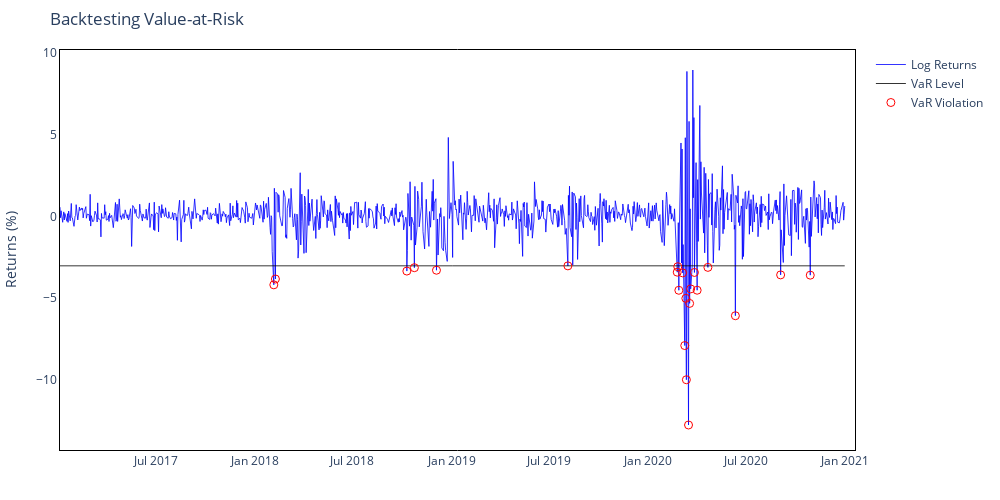
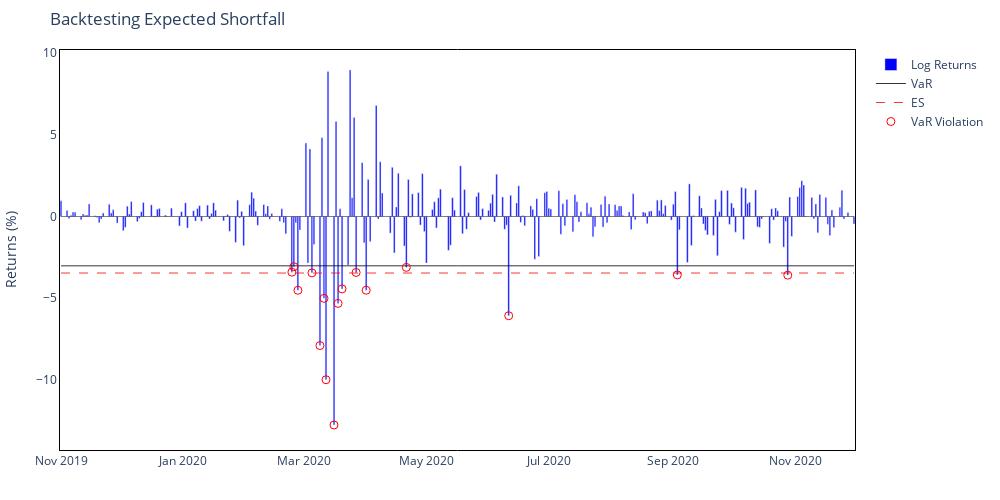

Notebook source saved alongside these figures, in order:
### Markdown cell above
### Parametric VaR

### Code cell
# Apply Parametric VaR model (choose distribution: "normal", "t", or "ged")
param_output, var = BasicVaR.var_parametric_iid(returns, confidence_level)

print(f"Parametric VaR estimate (abs): {var:.2f}%")

# Backtest full period
violations, rate = VolatilityVaR.backtest_var(param_output, confidence_level)
print(f"Full Period — Violations: {violations}, Rate: {rate:.2f}%")

# Compute ES for the whole period
param_output, es_estimate = BasicVaR.compute_es_parametric(param_output, returns, confidence_level)

print(f"Parametric ES estimate (abs): {es_estimate:.2f}%")

# Plot interactive VaR
fig_var = VolatilityVaR.interactive_plot_var(param_output)
fig_var.show()

# Plot interactive ES for a subset
fig_es = VolatilityVaR.interactive_plot_es(param_output, subset=("2019-11-01", "2020-11-30"))
fig_es.show()

### Figure 1 — Plotly figure (JSON) as saved in the notebook; plotly's stock layout.template omitted (floating-point values rounded to 4 significant figures; data arrays with more than 128 entries replaced by an {"elided": "..."} marker saying what was removed)
{"data": [{"hovertemplate": "Date: %{x}<br>Return: %{y:.2f}%", "line": {"color": "blue", "width": 0.8}, "mode": "lines", "name": "Log Returns", "type": "scatter", "x": {"elided": "1006 str values"}, "y": {"elided": "1006 float values"}}, {"customdata": {"elided": "1006 float values"}, "hovertemplate": "Date: %{x}<br>VaR: %{customdata:.2f}%", "line": {"color": "black", "width": 0.8}, "mode": "lines", "name": "VaR Level", "type": "scatter", "x": {"elided": "1006 str values"}, "y": {"elided": "1006 float values"}}, {"hovertemplate": "Date: %{x}<br>Return: %{y:.2f}%", "marker": {"color": "red", "size": 8, "symbol": "circle-open"}, "mode": "markers", "name": "VaR Violation", "type": "scatter", "x": ["2018-02-05T00:00:00", "2018-02-08T00:00:00", "2018-10-10T00:00:00", "2018-10-24T00:00:00", "2018-12-04T00:00:00", "2019-08-05T00:00:00", "2020-02-24T00:00:00", "2020-02-25T00:00:00", "2020-02-27T00:00:00", "2020-03-05T00:00:00", "2020-03-09T00:00:00", "2020-03-11T00:00:00", "2020-03-12T00:00:00", "2020-03-16T00:00:00", "2020-03-18T00:00:00", "2020-03-20T00:00:00", "2020-03-27T00:00:00", "2020-04-01T00:00:00", "2020-04-21T00:00:00", "2020-06-11T00:00:00", "2020-09-03T00:00:00", "2020-10-28T00:00:00"], "y": [-4.184, -3.826, -3.342, -3.135, -3.29, -3.023, -3.409, -3.075, -4.517, -3.451, -7.901, -5.01, -9.994, -12.77, -5.322, -4.433, -3.427, -4.515, -3.116, -6.075, -3.576, -3.593]}], "layout": {"height": 500, "hovermode": "x unified", "margin": {"b": 50, "l": 60, "r": 60, "t": 50}, "paper_bgcolor": "white", "plot_bgcolor": "white", "title": {"text": "Backtesting Value-at-Risk"}, "width": 1000, "xaxis": {"linecolor": "black", "linewidth": 1, "mirror": true, "showline": true}, "yaxis": {"linecolor": "black", "linewidth": 1, "mirror": true, "showline": true, "title": {"text": "Returns (%)"}}}}

### Figure 2 — Plotly figure (JSON) as saved in the notebook; plotly's stock layout.template omitted (floating-point values rounded to 4 significant figures; data arrays with more than 128 entries replaced by an {"elided": "..."} marker saying what was removed)
{"data": [{"hovertemplate": "Date: %{x}<br>Return: %{y:.2f}%", "marker": {"color": "blue"}, "name": "Log Returns", "type": "bar", "x": {"elided": "272 str values"}, "y": {"elided": "272 float values"}}, {"customdata": {"elided": "272 float values"}, "hovertemplate": "Date: %{x}<br>VaR: %{customdata:.2f}%", "line": {"color": "black", "width": 0.8}, "mode": "lines", "name": "VaR", "type": "scatter", "x": {"elided": "272 str values"}, "y": {"elided": "272 float values"}}, {"customdata": {"elided": "272 float values"}, "hovertemplate": "Date: %{x}<br>ES: %{customdata:.2f}%", "line": {"color": "red", "dash": "dash", "width": 0.8}, "mode": "lines", "name": "ES", "type": "scatter", "x": {"elided": "272 str values"}, "y": {"elided": "272 float values"}}, {"hovertemplate": "Date: %{x}<br>Return: %{y:.2f}%", "marker": {"color": "red", "size": 8, "symbol": "circle-open"}, "mode": "markers", "name": "VaR Violation", "type": "scatter", "x": ["2020-02-24T00:00:00", "2020-02-25T00:00:00", "2020-02-27T00:00:00", "2020-03-05T00:00:00", "2020-03-09T00:00:00", "2020-03-11T00:00:00", "2020-03-12T00:00:00", "2020-03-16T00:00:00", "2020-03-18T00:00:00", "2020-03-20T00:00:00", "2020-03-27T00:00:00", "2020-04-01T00:00:00", "2020-04-21T00:00:00", "2020-06-11T00:00:00", "2020-09-03T00:00:00", "2020-10-28T00:00:00"], "y": [-3.409, -3.075, -4.517, -3.451, -7.901, -5.01, -9.994, -12.77, -5.322, -4.433, -3.427, -4.515, -3.116, -6.075, -3.576, -3.593]}], "layout": {"barmode": "overlay", "height": 500, "hovermode": "x unified", "margin": {"b": 50, "l": 60, "r": 60, "t": 50}, "paper_bgcolor": "white", "plot_bgcolor": "white", "shapes": [{"line": {"color": "black", "width": 0.5}, "type": "line", "x0": "2019-11-01T00:00:00", "x1": "2020-11-30T00:00:00", "xref": "x", "y0": 0, "y1": 0, "yref": "y"}], "title": {"text": "Backtesting Expected Shortfall"}, "width": 1000, "xaxis": {"linecolor": "black", "linewidth": 1, "mirror": true, "showline": true}, "yaxis": {"linecolor": "black", "linewidth": 1, "mirror": true, "showline": true, "title": {"text": "Returns (%)"}}}}
